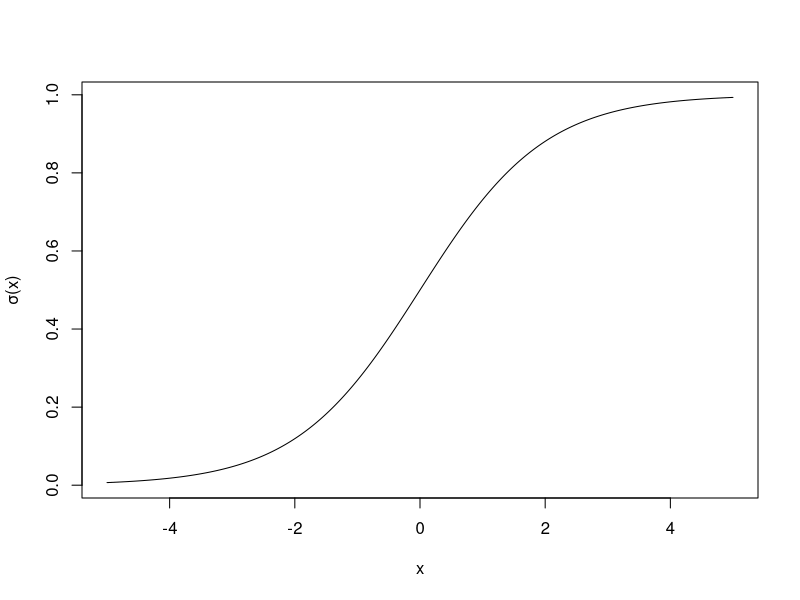
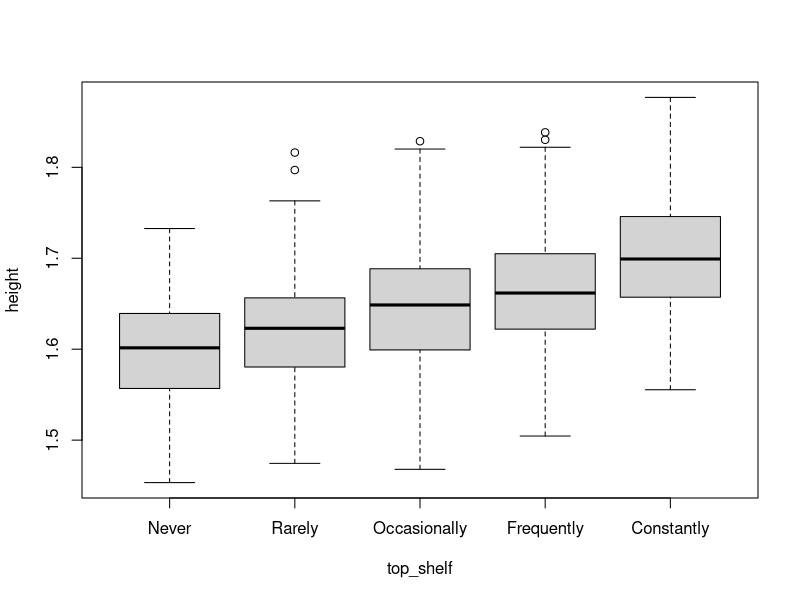
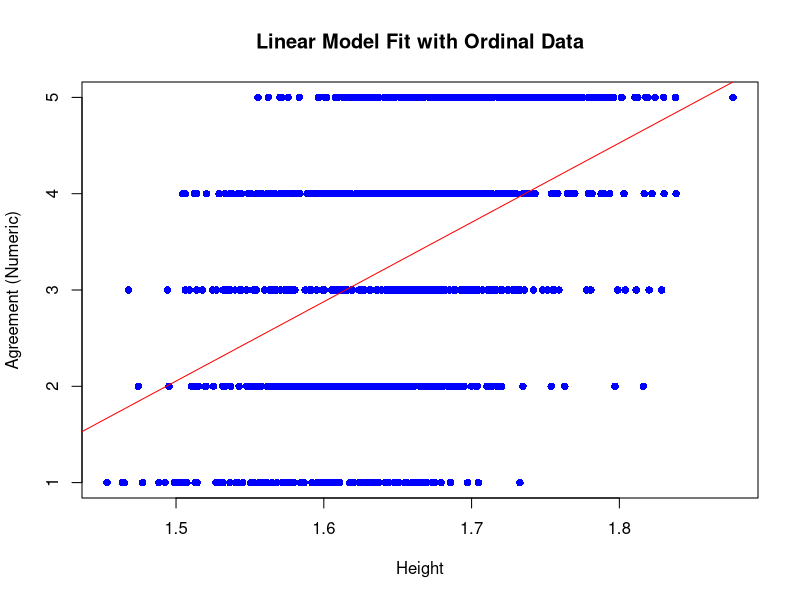
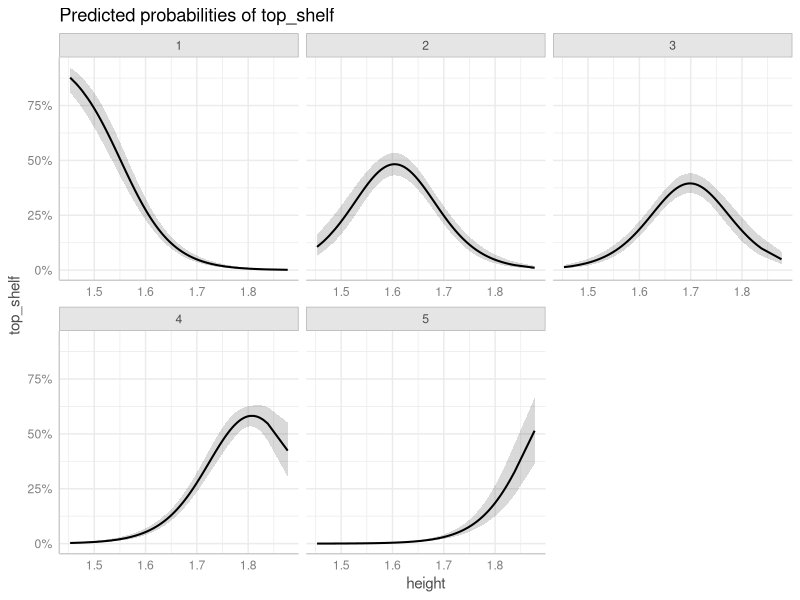
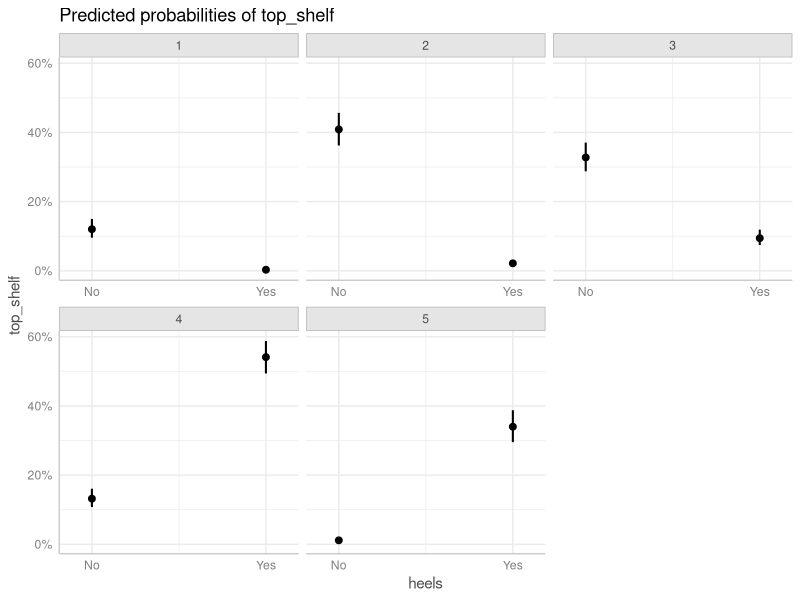
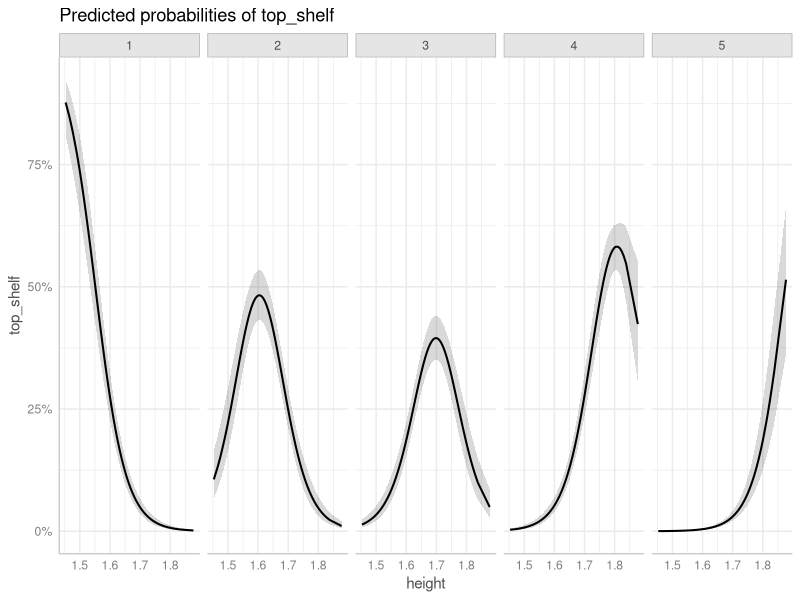
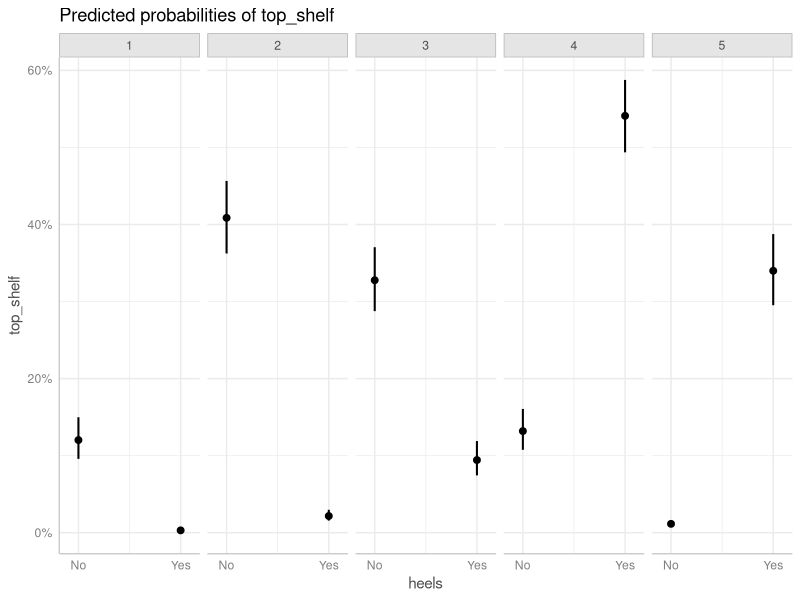
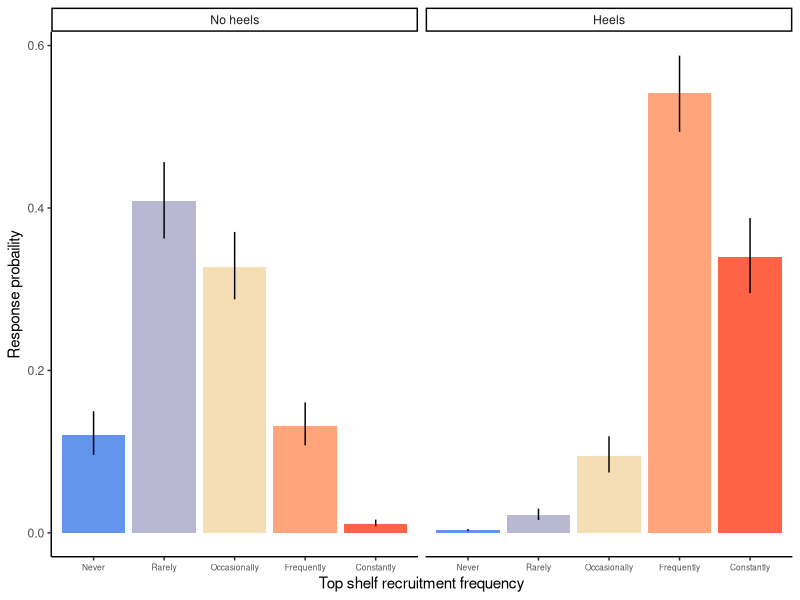

Reproduce these figures in R, in order.
## ---- chunk 1
x <- seq(-5, 5, l = 1000)
plot(plogis(x) ~ x, ylab = 'σ(x)', type = 'l')
## ---- chunk 2
set.seed(123) # So that we all have the same random data
ndata <- 1000
cont <- 1.65 + rnorm(ndata, sd = 0.07)
categ_effs <- c('A' = 0.5, 'B' = 0.6)
categ <- sample(names(categ_effs), ndata, replace = T)
latent_var <- 0.5*cont + categ_effs[categ] + rnorm(100, sd = 0.05)
data <- data.frame(
  height = cont,
  heels = factor(categ,
                     levels = c('A', 'B'),
                     labels = c('No', 'Yes')),
  top_shelf = cut(latent_var,
                  breaks = c(-Inf, quantile(latent_var,
                                            probs = c(0.1, 0.3, 0.5, 0.8)),
                             Inf),
                  labels = c('Never',
                             'Rarely',
                             'Occasionally',
                             'Frequently',
                             'Constantly'))
)
head(data)
## ---- chunk 3
boxplot(height ~ top_shelf, data = data)
## ---- chunk 4
# Convert agreement to numeric for plotting
data$top_shelf_num <- as.numeric(data$top_shelf)

# Fit linear model
mod.lin <- lm(top_shelf_num ~ height, data = data)

# Plot regression line on raw ordinal data
plot(top_shelf_num ~ height, data = data,
     xlab = "Height", ylab = "Agreement (Numeric)",
     main = "Linear Model Fit with Ordinal Data",
     pch = 16, col = "blue")
# Add linear regression line
abline(mod.lin, col = "red")
## ---- chunk 5
library(ordinal)
mod <- clm(top_shelf ~ height * heels, data = data)
summary(mod)
## ---- chunk 6
nominal_test(mod)
## ---- chunk 7
mod.ppo <- clm(top_shelf ~ heels + height:heels, nominal = ~ height, data = data)
summary(mod.ppo)
## ---- chunk 8
anova(mod.ppo, mod)
## ---- chunk 9
library(ggplot2)
library(ggeffects)
## ---- chunk 10
preds_con <- ggpredict(mod, terms = c("height [all]"))
plot(preds_con)
## ---- chunk 11
# Generate predicted probabilities
preds_cat <- ggpredict(mod, terms = c("heels"))
plot(preds_cat)
## ---- chunk 12
plot(preds_con) + facet_wrap(~response.level, nrow = 1)
plot(preds_cat) + facet_wrap(~response.level, nrow = 1)
## ---- chunk 13
preds <- ggpredict(mod, terms = c("heels"))
df <- as.data.frame(preds,
                    terms_to_colnames = T) # This is important to include! Otherwise the column names won't correspond to your variable names
head(df)
## ---- chunk 14
ggplot(df, aes(y = predicted, x = top_shelf, fill = top_shelf)) +
  geom_col(position = position_dodge(), show.legend = F) +
  geom_errorbar(aes(ymin = conf.low, ymax = conf.high),
                width = 0) +
  facet_wrap(~heels, nrow = 1,
             labeller = as_labeller(c('No' = 'No heels',
                                      'Yes' = 'Heels'))) +
  scale_fill_gradientn(colours = c('cornflowerblue', 'wheat', 'tomato')) +
  labs(y = 'Response probaility', x = 'Top shelf recruitment frequency') +
  scale_x_discrete(limits = levels(data$top_shelf)) +
  theme_classic() +
  theme(axis.text.x = element_text(size = 6))
## ---- chunk 15
preds <- ggpredict(mod, terms = c("height [all]"))
df <- as.data.frame(preds,
                    terms_to_colnames = T) # This is important to include!
ggplot(df, aes(x = height, y = predicted, group = top_shelf)) +
  geom_ribbon(aes(ymin = conf.low, ymax = conf.high, fill = top_shelf),
              alpha = 0.5) +
  geom_line() +
  scale_fill_gradientn(colours = c('cornflowerblue', 'wheat', 'tomato')) +
  labs(x = 'Height (m)',
       y = 'Response probability',
       fill = sprintf('Top\nshelf\nrecruit.\nfreq.')) +
  theme_classic()
## ---- chunk 16
set.seed(123)
n_obs_per <- 2
n_ptpts <- 100
ptpt_dfs <- list()
for (ptpt_n in seq_len(n_ptpts)) {
  ptpt_intercept <- rnorm(n_obs_per, sd = 0.07)
  cont <- 1.65 + ptpt_intercept + sort(rnorm(n_obs_per, sd = 0.6))
  ptpt_dfs[[ptpt_n]] <- data.frame(
    ptpt = ptpt_n,
    height = cont,
    latent_var = cont + rnorm(n_obs_per, sd = 0.05)
  ) 
} 
data <- do.call(rbind, ptpt_dfs)
data$top_shelf = cut(data$latent_var,
                     breaks = c(-Inf, quantile(data$latent_var,
                                               probs = c(0.1, 0.2, 0.4, 0.8)),
                                Inf),
                     labels = c('Strongly disagree',
                                'Disagree',
                                'Neutral',
                                'Agree',
                                'Strongly agree'))
head(data)
## ---- chunk 17
mod.me <- clmm(top_shelf ~ height + (1|ptpt), data = data)
summary(mod.me)
